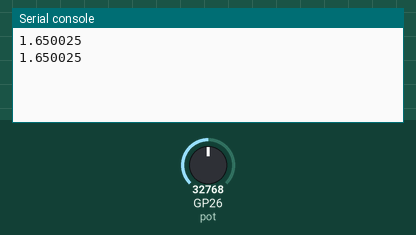
This program was run on a simulated Raspberry Pi Pico running MicroPython. Parts: the last lines printed to the serial console. The test bench sets the inputs (shaded band); at power-on: GP26 (pot) = 32768 (analog values on the 0–65535 scale).

Above: at 1.2 s.
1.3 s: GP26 (pot) set to 45874
At 2.6 s:
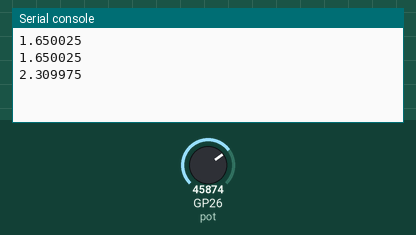
2.8 s: GP26 (pot) set to 57670
At 3.8 s:
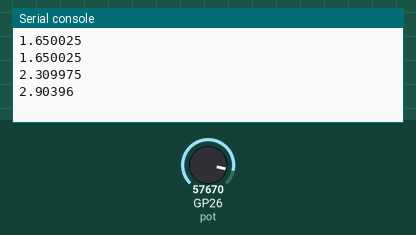
Timing chart, 0 to 5.8 s (numbered marks = the images above; inputs shaded):
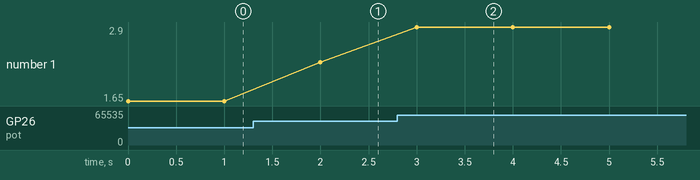

The program:

analogMult.py
```python
# analogRead.py - read an analog to digital pin

import machine
import time


def volt_convert(p):
    conversion_factor = 3.3 / (65535)
    reading = p * conversion_factor
    return reading


pot = machine.ADC(0)

for i in range(100):
    pot_value = volt_convert(pot.read_u16())
    print(pot_value)
    time.sleep_ms(1000)
```

Measured:
- after the input at 1.3 s, the serial console: prints a new line after 0.70 s (image 1)
- after the input at 2.8 s, the serial console: prints a new line after 0.20 s (image 2)
- plotted number 1: 1.65 → 2.31 after the input at 1.3 s, 2.31 → 2.9 after the input at 2.8 s
